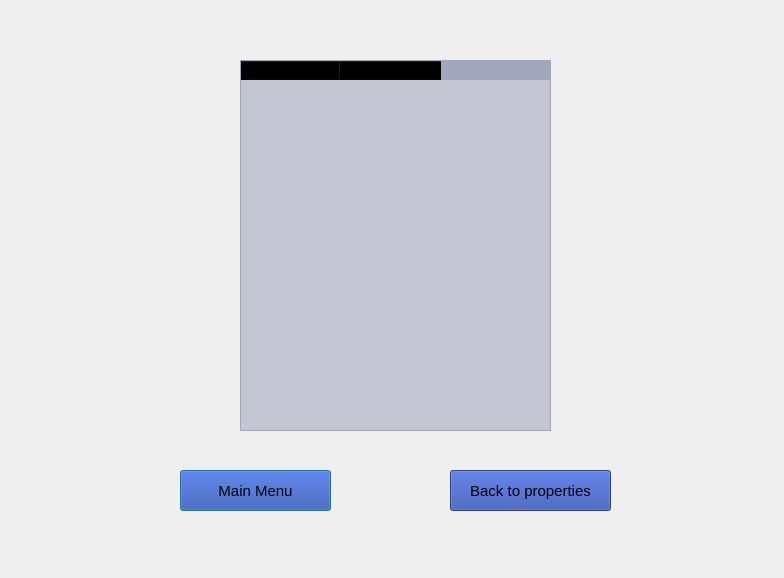
<?xml version="1.0" encoding="UTF-8"?>
<ui version="4.0">
 <class>Dialog</class>
 <widget class="QDialog" name="Dialog">
  <property name="geometry">
   <rect>
    <x>0</x>
    <y>0</y>
    <width>784</width>
    <height>578</height>
   </rect>
  </property>
  <property name="windowTitle">
   <string>Dialog</string>
  </property>
  <widget class="QTableWidget" name="recommendationsTable">
   <property name="geometry">
    <rect>
     <x>240</x>
     <y>60</y>
     <width>311</width>
     <height>371</height>
    </rect>
   </property>
   <property name="font">
    <font>
     <family>Segoe UI Black</family>
     <pointsize>9</pointsize>
    </font>
   </property>
   <property name="styleSheet">
    <string notr="true">background-color: rgba(23,39,99,0.2)</string>
   </property>
   <column>
    <property name="text">
     <string>Movie name</string>
    </property>
    <property name="font">
     <font>
      <pointsize>10</pointsize>
     </font>
    </property>
    <property name="background">
     <color>
      <red>40</red>
      <green>145</green>
      <blue>168</blue>
     </color>
    </property>
   </column>
   <column>
    <property name="text">
     <string>Year</string>
    </property>
    <property name="font">
     <font>
      <pointsize>10</pointsize>
     </font>
    </property>
   </column>
  </widget>
  <widget class="QPushButton" name="main_menu_button">
   <property name="geometry">
    <rect>
     <x>180</x>
     <y>470</y>
     <width>151</width>
     <height>41</height>
    </rect>
   </property>
   <property name="font">
    <font>
     <pointsize>11</pointsize>
    </font>
   </property>
   <property name="cursor">
    <cursorShape>PointingHandCursor</cursorShape>
   </property>
   <property name="styleSheet">
    <string notr="true">background-color: rgba(40,70,170,0.9)</string>
   </property>
   <property name="text">
    <string>Main Menu</string>
   </property>
  </widget>
  <widget class="QPushButton" name="login_button">
   <property name="geometry">
    <rect>
     <x>450</x>
     <y>470</y>
     <width>161</width>
     <height>41</height>
    </rect>
   </property>
   <property name="font">
    <font>
     <pointsize>11</pointsize>
     <weight>50</weight>
     <italic>false</italic>
     <bold>false</bold>
     <underline>false</underline>
     <strikeout>false</strikeout>
     <stylestrategy>PreferDefault</stylestrategy>
     <kerning>true</kerning>
    </font>
   </property>
   <property name="cursor">
    <cursorShape>PointingHandCursor</cursorShape>
   </property>
   <property name="styleSheet">
    <string notr="true">background-color: rgba(40,70,170,0.9)
</string>
   </property>
   <property name="text">
    <string>Back to properties</string>
   </property>
  </widget>
 </widget>
 <resources/>
 <connections/>
</ui>
